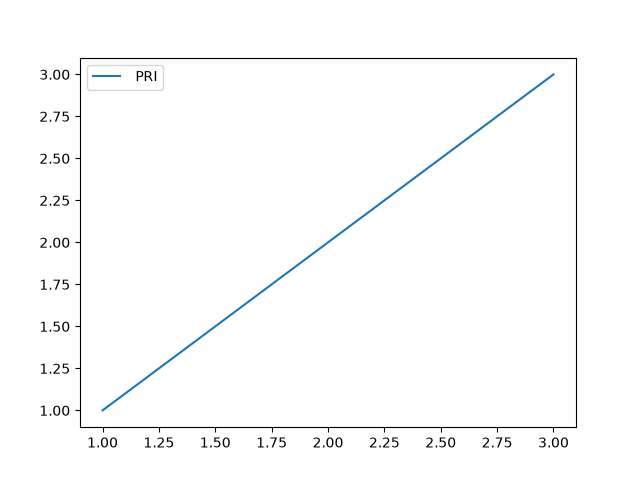

Reproduce this figure in Python.
import matplotlib.pyplot as plt
plt.plot([1,2,3], [1,2,3], label=" PRI")
plt.legend()
plt.savefig("test_legend.png")
